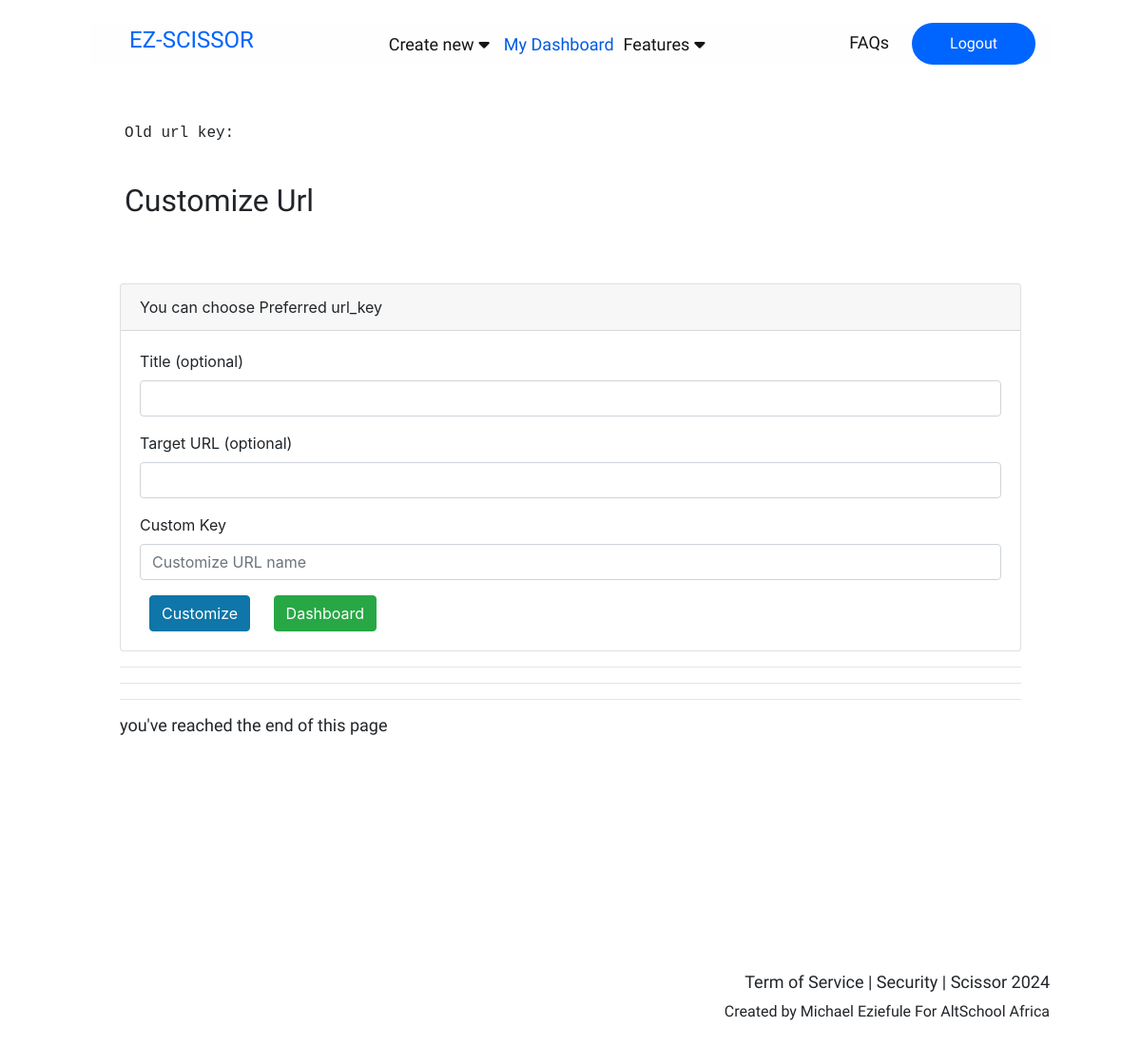
/customize/King (signed in), run on an earlier commit of the app's database.
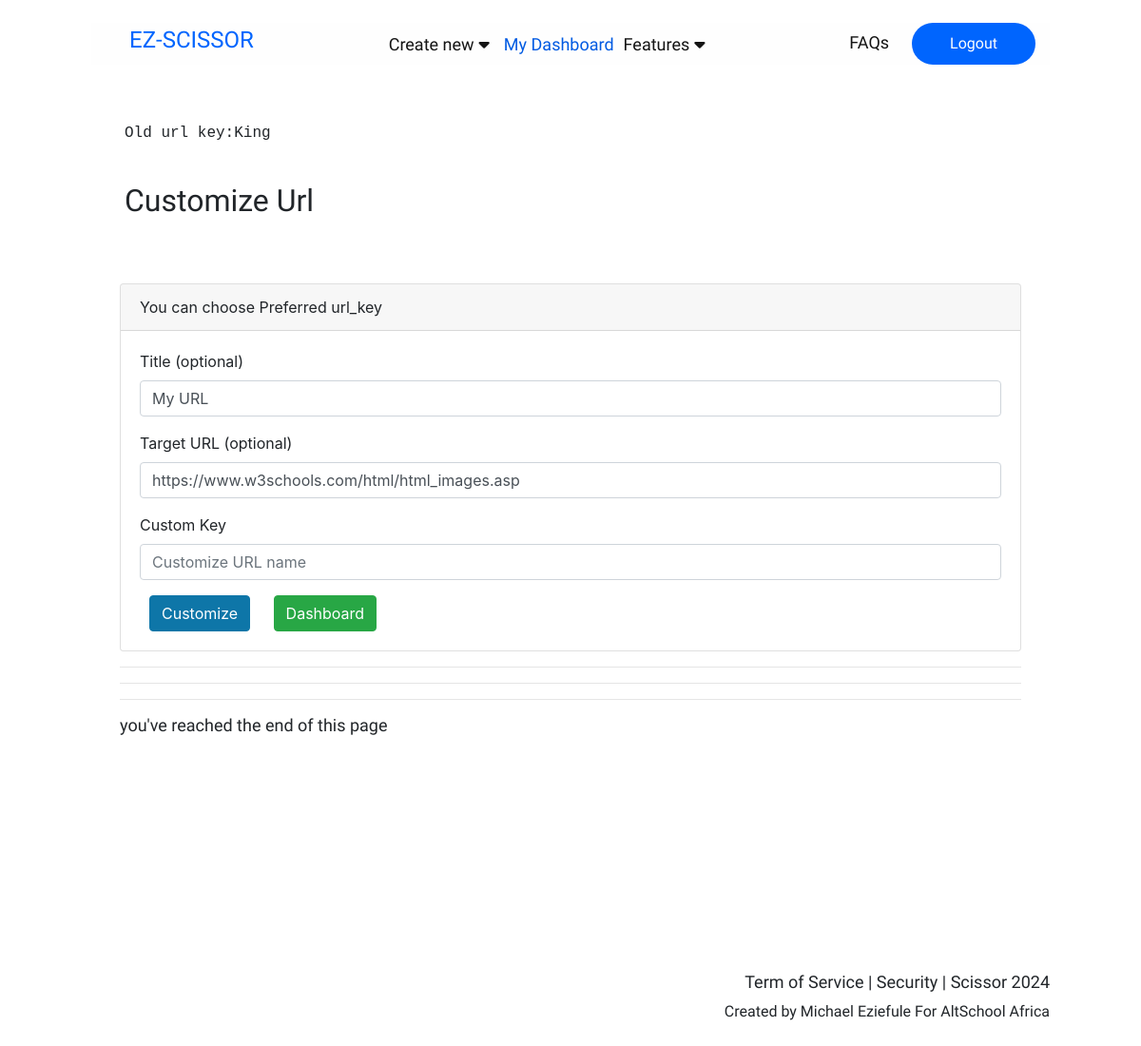
And on a later commit of the database.
### storage/model.py (models this page shows)
class URL(Base):
    __tablename__ = 'urls'
    id = Column(Integer, primary_key=True, index = True)
    title = Column(String, nullable=True, default="My Title")
    target_url = Column(String, nullable=True)
    key = Column(String, nullable= False, unique=True)
    clicks = Column(Integer, default=0)
    is_active = Column(Boolean, default=True)
    date_created = Column(Date, nullable= False)
    owner_id = Column(Integer, ForeignKey("users.id"), default=0)
    owner = relationship("USER", back_populates = "urls")

### router/url.py (the view)
@router.get("/customize/{url_key}", response_class=HTMLResponse)
async def customise(
    request: Request,
    url_key:str,
    db:Session=Depends(database.get_db)
):
    msg = []
    user = service.get_user_from_token(request, db)
    if not user:
        msg.append("session expired, kindly Login")
        return templates.TemplateResponse("login.html", {'request':Request, 'msg':msg})
    url_key = db.query(model.URL).filter(model.URL.key == url_key).first()
    return templates.TemplateResponse("customize.html", {"request": request, "user": user, 'url_key': url_key})

### templates/Customize.html (shortened to what this page needs)
{% include 'layout.html' %}
<div class="container">
    <div class="card-body text-monospace"></div>
    <div name = "url_key" class="card-body text-monospace">Old url key:{{url_key.key}}</div>
    <div class="card-body">
        <h2>Customize Url</h2>
    </div>
    <div class="card-body">
    </div>
    <div class="container">
        <div class="card">
            <div class="card-header">
                You can choose Preferred url_key
            </div>
            <div class=card-body>
                <form method = "POST">
                    <div class="form-group">
                        <label>Title (optional)</label>
                        <input name = "title" class="form-control" type="text" id="title" value="{{url_key.title}}">
                    </div>
                    <div class="form-group">
                        <label>Target URL (optional) </label>
                        <input name = "target_url" class="form-control" value="{{url_key.target_url}}"></input>
                    </div>
                    <div class="form-group">
                        <label>Custom Key</label>
                        <input name ="custom_name" type="text" class="form-control" id="title" placeholder= "Customize URL name" required>
                    </div>
                    <button type="submit" class="btn btn-primary">Customize</button>
                    <button
                        onclick="window.location.href='/ezzy/dashboard'"
                        type="button"
                        class="btn btn-success"
                    >
                        Dashboard
                    </button>
                </form>
            </div>
        </div>
        <hr class="orb-divider"></hr>
        <hr class="orb-divider"></hr>
        <hr class="orb-divider"></hr>
        <div class=""><h4>you've reached the end of this page</h4></div>
    </div>
</div>
<div class="card-body"></div>
<div class="whyscissors"></div>
{% include 'footnote.html' %}

What changed in the data, as far as the page shows it:
now on this page (row edited): URL: key "King", title "My URL", target_url "https://www.w3schools.com/html/html_images.asp"
